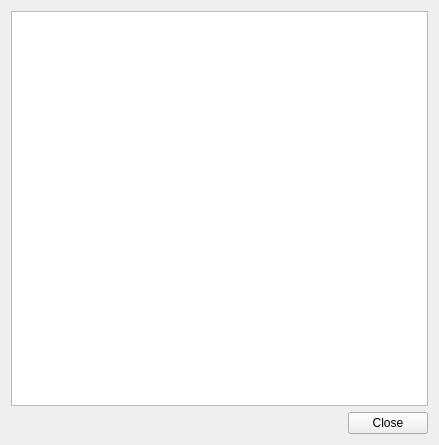
<?xml version="1.0" encoding="UTF-8"?>
<ui version="4.0">
 <class>Archive</class>
 <widget class="QWidget" name="Archive">
  <property name="geometry">
   <rect>
    <x>0</x>
    <y>0</y>
    <width>439</width>
    <height>445</height>
   </rect>
  </property>
  <property name="windowTitle">
   <string>Form</string>
  </property>
  <layout class="QVBoxLayout" name="verticalLayout">
   <item>
    <widget class="QTableView" name="tableView">
     <property name="selectionMode">
      <enum>QAbstractItemView::NoSelection</enum>
     </property>
     <property name="selectionBehavior">
      <enum>QAbstractItemView::SelectRows</enum>
     </property>
     <property name="showGrid">
      <bool>false</bool>
     </property>
     <attribute name="horizontalHeaderStretchLastSection">
      <bool>true</bool>
     </attribute>
     <attribute name="verticalHeaderVisible">
      <bool>false</bool>
     </attribute>
     <attribute name="verticalHeaderDefaultSectionSize">
      <number>16</number>
     </attribute>
    </widget>
   </item>
   <item>
    <layout class="QHBoxLayout" name="horizontalLayout">
     <item>
      <spacer name="horizontalSpacer">
       <property name="orientation">
        <enum>Qt::Horizontal</enum>
       </property>
       <property name="sizeHint" stdset="0">
        <size>
         <width>40</width>
         <height>20</height>
        </size>
       </property>
      </spacer>
     </item>
     <item>
      <widget class="QPushButton" name="pushButton">
       <property name="text">
        <string>Close</string>
       </property>
      </widget>
     </item>
    </layout>
   </item>
  </layout>
 </widget>
 <resources/>
 <connections>
  <connection>
   <sender>pushButton</sender>
   <signal>clicked()</signal>
   <receiver>Archive</receiver>
   <slot>close()</slot>
   <hints>
    <hint type="sourcelabel">
     <x>391</x>
     <y>423</y>
    </hint>
    <hint type="destinationlabel">
     <x>219</x>
     <y>222</y>
    </hint>
   </hints>
  </connection>
 </connections>
</ui>
